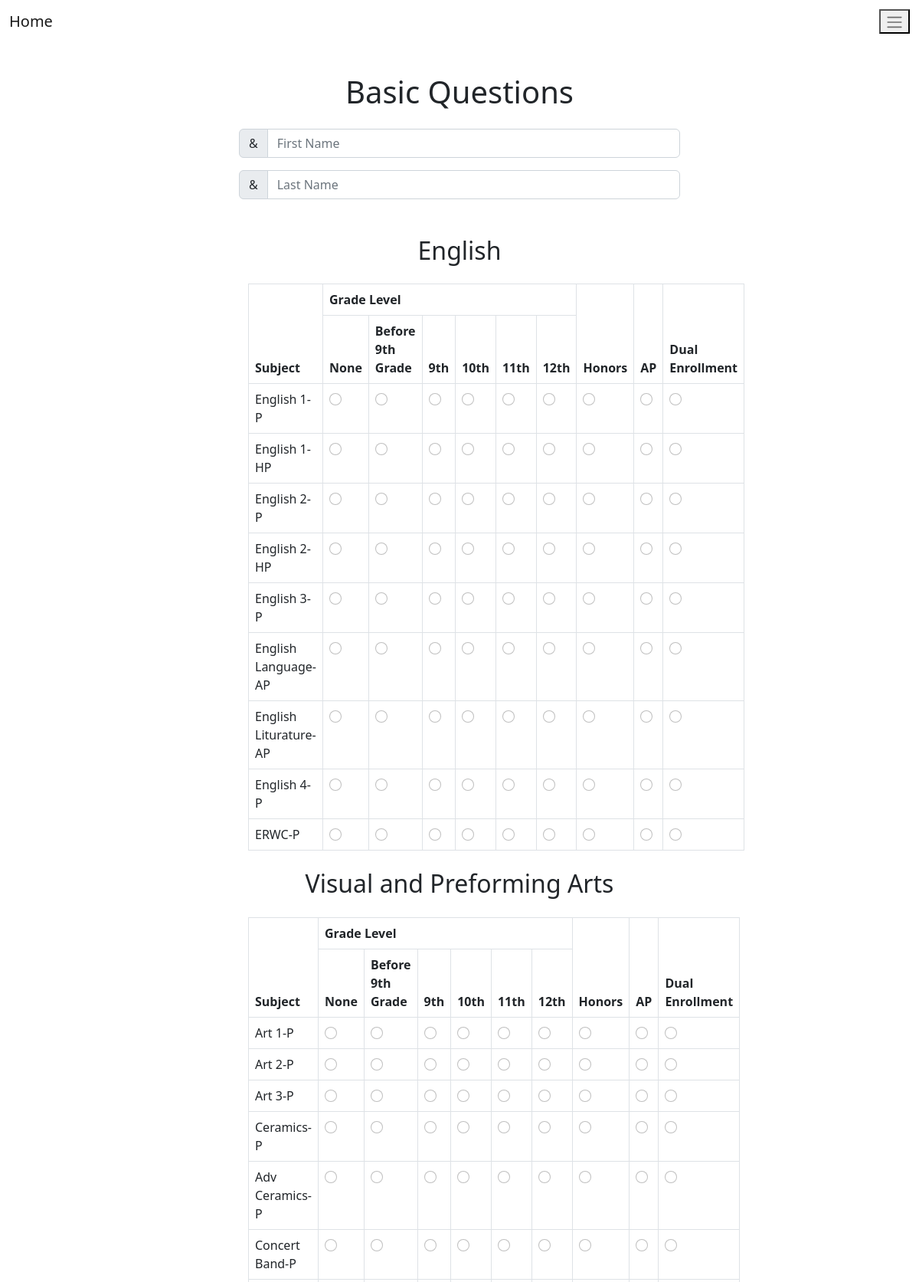
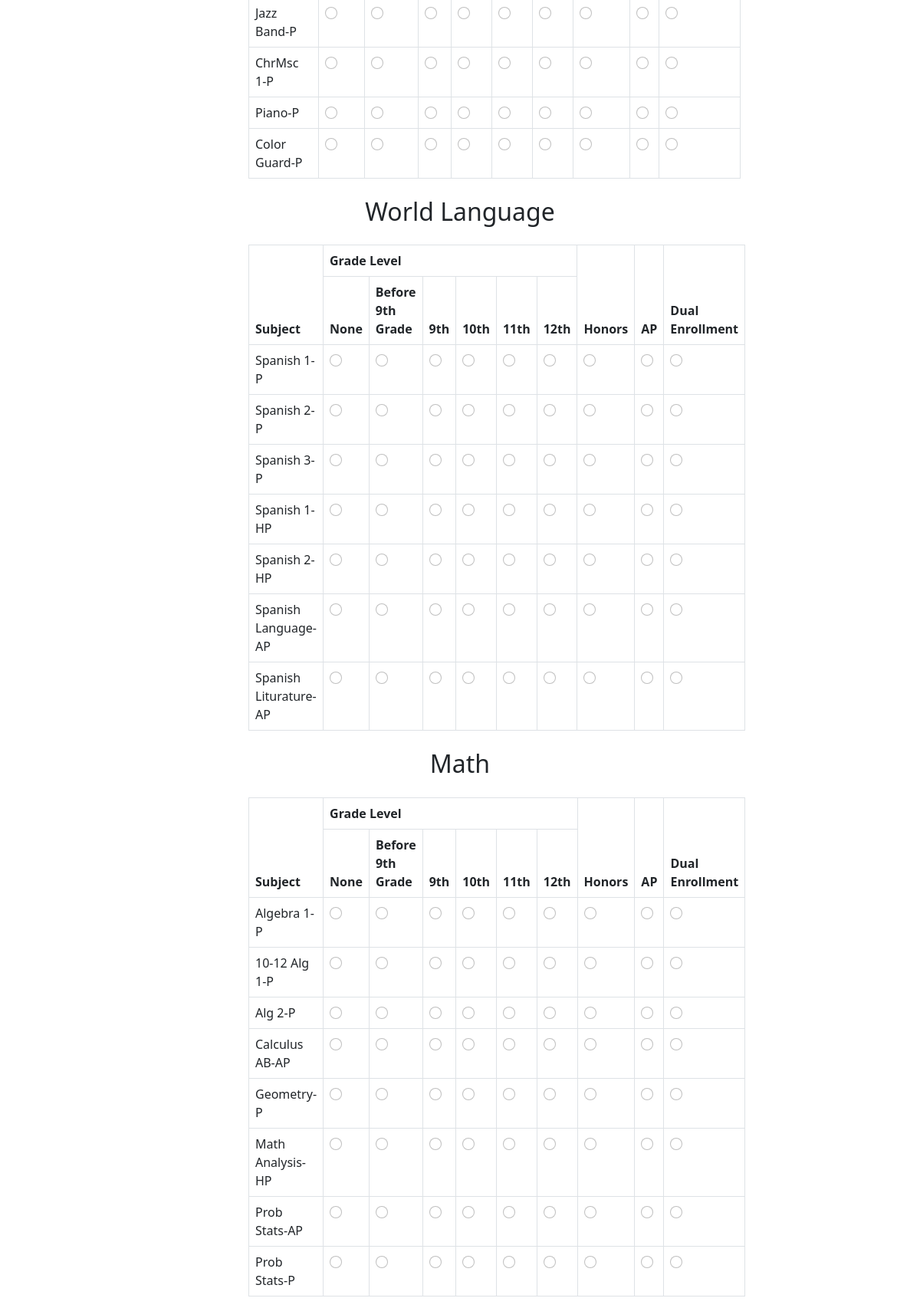
The page / (upper part) on the database its author committed (2 pictures, top to bottom).
### website/models.py (models this page shows)
class Path(db.Model):
    id = db.Column(db.Integer, primary_key=True)
    Path_Name = db.Column(db.String(120), unique = True)
    classes = db.relationship('Class')

class Class(db.Model):
    id = db.Column(db.Integer, primary_key=True)
    Course_Name = db.Column(db.String(1000))
    Course_Prerequisite = db.Column(db.String(1000))
    Course_Notes = db.Column(db.String(10000))
    Course_Path = db.Column(db.Integer, db.ForeignKey('path.id'))

### website/views.py (the view)
@views.route('/', methods = ["GET","POST"])
def home():
  if request.method == "POST":
    selected_grades = {}
    keywords = request.form.getlist("keywords")
    First_Name = request.form.get("First Name")
    Last_Name = request.form.get("Last Name")
    paths = Path.query.all()
    course_names = []
    for path in paths:
      for course in path.classes:
        course_names.append(course.Course_Name)
    for course in course_names:
      selected_grade = request.form.get(f'grade-{course}')
      selected_grades[course] = selected_grade
    print(First_Name, Last_Name, selected_grades)
    keywords_str = ','.join(keywords)
    return redirect(url_for('views.results', keywords = keywords_str, First_name = First_Name))
  else:
    keywords = ['Computers', 'Math', 'Science', 'Art', 'Electricity', 'Space', 'Law', 'Police', 'Construction', 'Engineering', 'Placeholder', 'Placeholder2', 'Placeholder3', 'Placeholder4']
    paths = Path.query.all()
    return render_template('index.html', keywords = keywords, paths = paths)

### website/templates/index.html (shortened to what this page needs)
<!DOCTYPE html>
<html>
  <head>
    {% block head %}
    <link href="https://cdn.jsdelivr.net/npm/bootstrap@5.2.3/dist/css/bootstrap.min.css" rel="stylesheet">
    {% endblock %}
  </head>
  <body>
    {% block navbar %}
    <nav class="navbar navbar-expand-lg bg-body-tertiary">
      <div class="container-fluid">
        <a href="/" class="navbar-brand">Home</a>
        <button class="navbar-toggle" type = "button" data-bs-toggle="collapse" data-bs0-target="#navbarSupportedContent" aria-controls="navbarSupportedContent" aria-expanded="false" aria-label="Toggle navigation">
          <span class="navbar-toggler-icon"></span>
        </button>
      </div>
    </nav>
    {% endblock %}
  <div class="main">
    {% block main %}
    <form action="/" method="POST" class="d-flex flex-wrap">
    <div class="container-fluid mt-3 justify-content-center align-items-center w-50">
      <h1 class="my-4 d-flex justify-content-center">Basic Questions</h1>
      <div class="input-group mb-3 d-flex justify-content-center">
        <span class="input-group-text" id="basic-addon1">&</span>
        <input type="text" class = "form-control" placeholder="First Name" aria-label = "First Name" aria-describedby="basic-addon1" name = "First Name">
      </div>
      <div class="input-group mb-3 d-flex justify-content-center">
        <span class="input-group-text" id="basic-addon1">&</span>
        <input type="text" class = "form-control" placeholder="Last Name" aria-label = "Last Name" aria-describedby="basic-addon1" name = "Last Name">
      </div>
<div class="container mt-5">
  {% for path in paths %}
    <h2 class="my-4 d-flex justify-content-center">{{path.Path_Name}}</h2>
    <table class="table table-bordered">
        <thead>
            <tr>
                <th rowspan="2">Subject</th>
                <th colspan="6">Grade Level</th>
                <th rowspan="2">Honors</th>
                <th rowspan="2">AP</th>
                <th rowspan="2">Dual Enrollment</th>
            </tr>
            <tr>
                <th>None</th>
                <th>Before 9th Grade</th>
                <th>9th</th>
                <th>10th</th>
                <th>11th</th>
                <th>12th</th>
            </tr>
        </thead>
        <tbody>
            {% for course in path.classes %}
            <tr>
              <td class="subject-col">{{course.Course_Name}}</td>
                {% for x in range(9) %}
                <td><input type="radio" name="grade-{{course.Course_Name}}" class="form-check-input" id="radio-{{course.Course_Name}}-{{x}}" value="{{x}}"></td>
                {% endfor %}
            </tr>
            {% endfor %}
        </tbody>
    </table>
  {% endfor %}
</div>
      </form>
      </div>
    {% endblock %}
  </body>
</html>

### rows shown on the page
Path: Path_Name "English"
Class: Course_Name "English 1-P"
Class: Course_Name "English 1-HP"
Class: Course_Name "English 2-P"
Class: Course_Name "English 2-HP"
Class: Course_Name "English 3-P"
Class: Course_Name "English Language-AP"
Class: Course_Name "English Liturature-AP"
Class: Course_Name "English 4-P"
Class: Course_Name "ERWC-P"
Path: Path_Name "Visual and Preforming Arts"
Class: Course_Name "Art 1-P"
Class: Course_Name "Art 2-P"
Class: Course_Name "Art 3-P"
Class: Course_Name "Ceramics-P"
Class: Course_Name "Adv Ceramics-P"
Class: Course_Name "Concert Band-P"
Class: Course_Name "Jazz Band-P"
Class: Course_Name "ChrMsc 1-P"
Class: Course_Name "Piano-P"
Class: Course_Name "Color Guard-P"
Path: Path_Name "World Language"
Class: Course_Name "Spanish 1-P"
Class: Course_Name "Spanish 2-P"
Class: Course_Name "Spanish 3-P"
Class: Course_Name "Spanish 1-HP"
Class: Course_Name "Spanish 2-HP"
Class: Course_Name "Spanish Language-AP"
Class: Course_Name "Spanish Liturature-AP"
Path: Path_Name "Math"
Class: Course_Name "Algebra 1-P"
Class: Course_Name "10-12 Alg 1-P"
Class: Course_Name "Alg 2-P"
Class: Course_Name "Calculus AB-AP"
Class: Course_Name "Geometry-P"
Class: Course_Name "Math Analysis-HP"
Class: Course_Name "Prob Stats-AP"
Class: Course_Name "Prob Stats-P"
